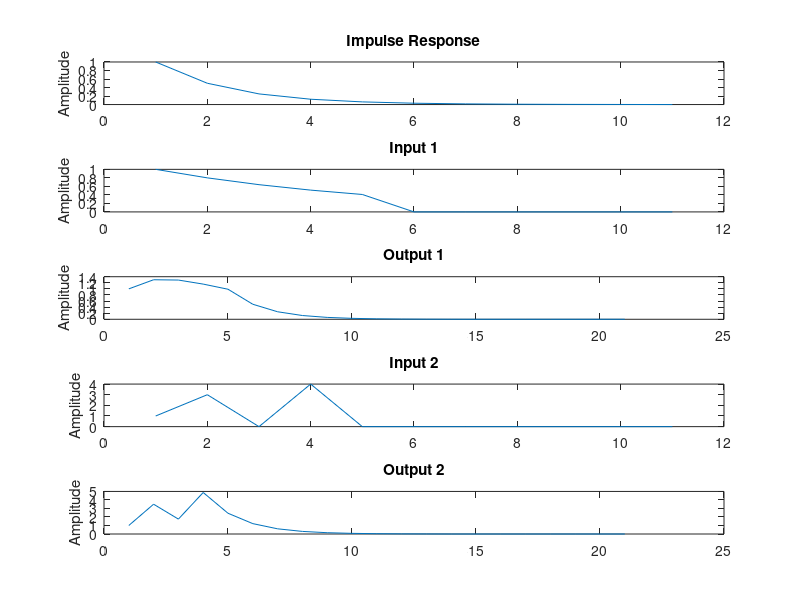

Write the MATLAB code that produced this figure.
clc;        % clears the command window
clear all;  % clear all variables
close all;  % all the existing figure windows will be closed

n = 0:10;   % time index for the discrete signal from 0 to 15 with unity sampling

u = [(n)>=0];       % Unit Step
u10 = [(n-10)>=0];  % Delayed step 
u5 = [(n-5)>=0];    % Delayed step
u3 = [(n-3)>=0];    % Delayed step
u1 = [(n-1)>=0];    % Delayed step

h = (0.5.^n).*(u - u10); % Impulse Response

x1 = (0.8.^n).*(u - u5);

x2 = ((n-0)==0) + 3*((n-1)==0) + 4*((n-3)==0);

y1 = conv(h, x1);
y2 = conv(h, x2);

subplot(5,1,1); 
plot(h);
title('Impulse Response'); 
ylabel('Amplitude')

subplot(5,1,2); 
plot(x1);
title('Input 1'); 
ylabel('Amplitude')

subplot(5,1,3); 
plot(y1);
title('Output 1'); 
ylabel('Amplitude')

subplot(5,1,4); 
plot(x2);
title('Input 2'); 
ylabel('Amplitude')

subplot(5,1,5); 
plot(y2);
title('Output 2'); 
ylabel('Amplitude')